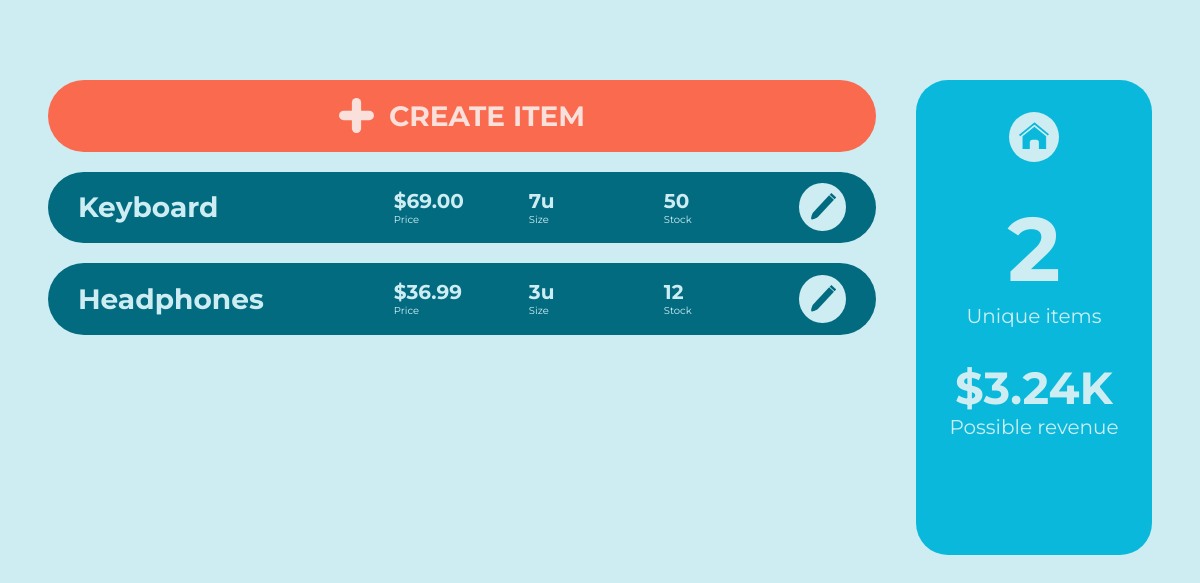
/items, run on an earlier commit of the app's database.
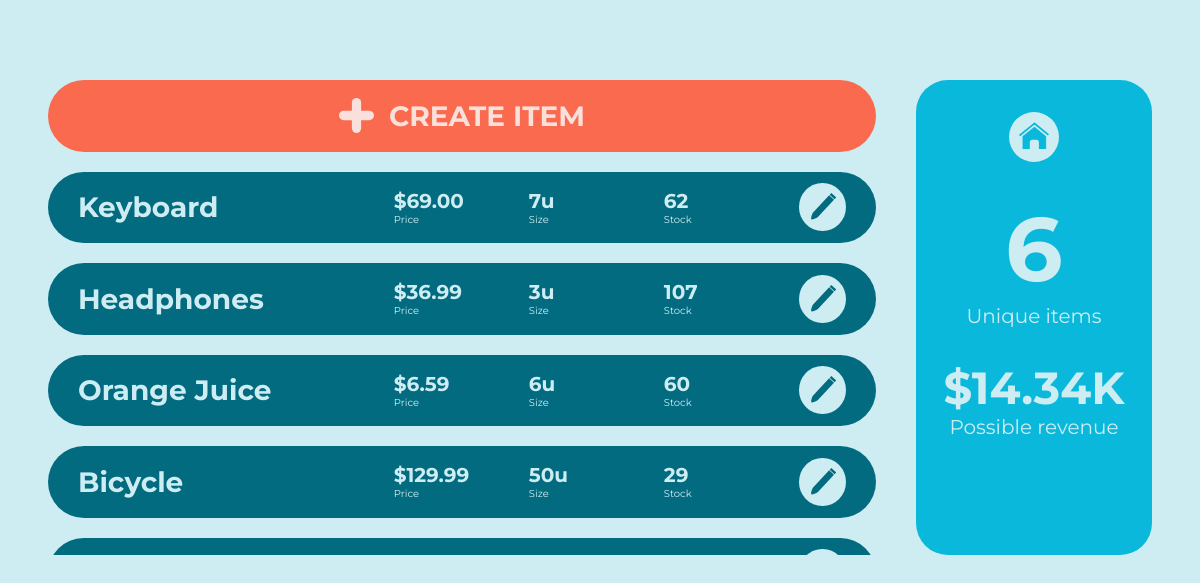
And on a later commit of the database.
### wms/models.py (models this page shows, shortened)
class ItemTemplate(db.Model):
    _id = db.Column(db.Integer, primary_key=True)
    name = db.Column(db.String(MAXIMUM_NAME_LEN), unique=True, nullable=False)
    price = db.Column(db.Float, nullable=False)
    cost = db.Column(db.Float, nullable=False)
    size = db.Column(db.Integer, nullable=False)
    low_threshold = db.Column(db.Integer, nullable=False)
    instances = db.relationship('Item', backref='item_template', lazy=True)  # Instances using this item template
    @hybrid_property
    def total_stock(self):
        total_stock = 0
        for instance in self.instances:
            total_stock += instance.quantity
        return total_stock
    @hybrid_property
    def possible_revenue(self):
        return self.total_stock * (self.price - self.cost)

class Item(db.Model):
    _id = db.Column(db.Integer, primary_key=True)
    quantity = db.Column(db.Integer, nullable=False)
    warehouse = db.Column(db.String(MAXIMUM_NAME_LEN), db.ForeignKey('warehouse.name'), nullable=False)
    item_template_id = db.Column(db.Integer, db.ForeignKey('item_template._id'), nullable=False)

### wms/routes.py (the view, shortened to what this page needs)
@app.route("/items", methods=METHODS)
def items():
    itemForm = ItemForm()
    itemList = ItemTemplate.query.all()
    possibleRevenue = 0
    for item in itemList:
        possibleRevenue += item.possible_revenue
    return render_template('items.html',
                           itemForm=itemForm,
                           itemList=itemList,
                           possibleRevenue=possibleRevenue,
                           price_format=price_format,
                           capacity_format=capacity_format)

### wms/functions.py (called while the page is built)
def price_format(price, small=False):
    price = round(price, 2)
    if small:
        if price >= 1000:
            price /= 1000
            return "{:.2f}K".format(price)
    if price < 10000:
        return "{:,.2f}".format(price)
    else:
        if 1000000 < price < 9000000:
            price /= 1000000
            return "{:.2f}M".format(price)
        price /= 1000
        return "{:.2f}K".format(price)

def capacity_format(capacity):
    if capacity < 10000:
        return "{:,}".format(capacity)
    elif 10000 <= capacity <= 999999:
        capacity /= 1000
        return "{:.2f}K".format(capacity)
    else:
        capacity /= 1000000
        return "{:.2f}M".format(capacity)

### wms/templates/items.html (shortened to what this page needs)
<!DOCTYPE html>
{% extends "base.html" %}
{% block content %}
<link rel="stylesheet" href="static/warehouses.css">
<div class="content">
    <div class="list">
        <ul>
            <li>
                <button class="add-warehouse" id="add-warehouse">
                    <img src="static/+.svg" alt="+ button">
                    <h1>Create Item</h1>
                </button>
            </li>
            {% for item in itemList %}
            <li class="warehouse-card">
                <ul>
                    <li class="name-li">
                        <h1>{{item.name}}</h1>
                    </li>
                    <li>
                        <ul class="stats">
                            <li>
                                <h2>${{price_format(item.price)}}</h2>
                                <p>Price</p>
                            </li>
                            <li>
                                <h2>{{capacity_format(item.size)}}u</h2>
                                <p>Size</p>
                            </li>
                            <li>
                                <h2>{{item.total_stock}}</h2>
                                <p>Stock</p>
                            </li>
                        </ul>
                    </li>
                    <li class="edit-li">
                        <a href="{{url_for('view_item', item_name=item.name)}}">
                            <button class="edit-button">
                            </button>
                        </a>
                    </li>
                </ul>
            </li>
            {% endfor %}
        </ul>
    </div>
    <div class="warehouse-stats">
        <ul>
            <li>
                <a href="{{url_for('home')}}" class="home">
                </a>
            </li>
            <li>
                <h1>{{itemList|length}}</h1>
                <p>Unique items</p>
            </li>
            <li>
                <h2>
                    ${{price_format(possibleRevenue, small=True)}}
                </h2>
                <p>Possible revenue</p>
            </li>
        </ul>
    </div>
</div>
{% endblock content %}

### wms/templates/base.html (shortened to what this page needs)
<!DOCTYPE html>
<html lang="en">
<head>
    <link rel="stylesheet" href="{{url_for('static', filename='main.css')}}">
</head>
<body>
    {% block content %}{% endblock content %}
</body>
</html>

### wms/static/main.css (style rules this page uses)
body, html { margin: 0; padding: 0; background-color: #CEEDF3; font-family: 'Montserrat', sans-serif; scroll-behavior: smooth; }
a, button { cursor: pointer; font-family: 'Montserrat', sans-serif; text-decoration: none; }
a:link, button:link { text-decoration: none !important; }
img { pointer-events: none; -moz-user-select: none; -ms-user-select: none; user-select: none; -webkit-user-select: none; }

### wms/static/warehouses.css (style rules this page uses)
li { list-style: none; }
body { margin: 5em 3em; }
.content { display: -webkit-box; display: -ms-flexbox; display: flex; }
.list { margin-right: 2.5em; min-width: 75%; height: 475px; overflow-y: scroll; }
.list ul { padding: 0; margin: 0; }
.warehouse-card { color: #CEEDF3; background-color: #036B80; display: -webkit-box; display: -ms-flexbox; display: flex; border-radius: 4em; -webkit-box-align: center; -ms-flex-align: center; align-items: center; padding: 0 30px; margin-bottom: 20px; }
.warehouse-card h1, .warehouse-card a { font-size: 28px; margin-right: 20px; color: #CEEDF3; }
.warehouse-card ul { display: -webkit-box; display: -ms-flexbox; display: flex; -webkit-box-align: center; -ms-flex-align: center; align-items: center; padding: 0; width: 100%; -webkit-box-pack: right; -ms-flex-pack: right; justify-content: right; }
.warehouse-card ul .name-li { margin-right: auto; }
.warehouse-card .stats li { width: 110px; margin-right: 25px; }
.warehouse-card .stats h2 { font-size: 20px; margin: 0; }
.warehouse-card .stats p { font-size: 10px; margin: 0; }
.warehouse-card .edit-li { display: -webkit-box; display: -ms-flexbox; display: flex; -webkit-box-pack: center; -ms-flex-pack: center; justify-content: center; -webkit-box-align: center; -ms-flex-align: center; align-items: center; }
.warehouse-card .edit-li a { margin: 0; }
.warehouse-card .edit-button { background-color: #CEEDF3; border-radius: 50%; border: none; display: -webkit-box; display: -ms-flexbox; display: flex; -ms-flex-line-pack: center; align-content: center; padding: 10px; }
.add-warehouse, .add-items { background-color: #F96A4E; color: #FAE0DB; text-transform: uppercase; font-weight: 800; display: -webkit-box; display: -ms-flexbox; display: flex; border: none; border-radius: 4em; width: 100%; -webkit-box-pack: center; -ms-flex-pack: center; justify-content: center; -webkit-box-align: center; -ms-flex-align: center; align-items: center; padding: 0; margin-bottom: 20px; }
.add-warehouse img, .add-items img { margin-right: 15px; width: 35px; height: 35px; }
.add-warehouse h1, .add-items h1 { font-size: 28px; }
.warehouse-stats { background-color: #09B8DB; color: #CEEDF3; border-radius: 2em; width: 100%; padding: 2em 1em; }
.warehouse-stats ul { padding: 0; margin: 0; }
.warehouse-stats ul li { display: block; text-align: center; margin-bottom: 2em; }
.warehouse-stats a { display: -webkit-box; display: -ms-flexbox; display: flex; width: 50px; height: 50px; background-color: #CEEDF3; border-radius: 50%; margin: 0 auto; -webkit-box-pack: center; -ms-flex-pack: center; justify-content: center; -webkit-box-align: center; -ms-flex-align: center; align-items: center; }
.warehouse-stats a svg { width: 30px; height: 30px; display: inline-block; }
.warehouse-stats h1 { font-size: 90px; margin: 0; }
.warehouse-stats h2 { font-size: 45px; margin: 0; }
.warehouse-stats p { margin: 0; font-size: 20px; }

What changed in the data, as far as the page shows it:
computed for ItemTemplate "Keyboard": total_stock "50" → "62"
computed for ItemTemplate "Headphones": total_stock "12" → "107"
added ItemTemplate: name "Orange Juice", price "6.59", size "6", total_stock "60"
added ItemTemplate: name "Bicycle", price "129.99", size "50", total_stock "29"
Also different on the page:
{{ itemList|length }}: "2" → "6"
{{ price_format(possibleRevenue, small=True) }}: "3.24K" → "14.34K"
